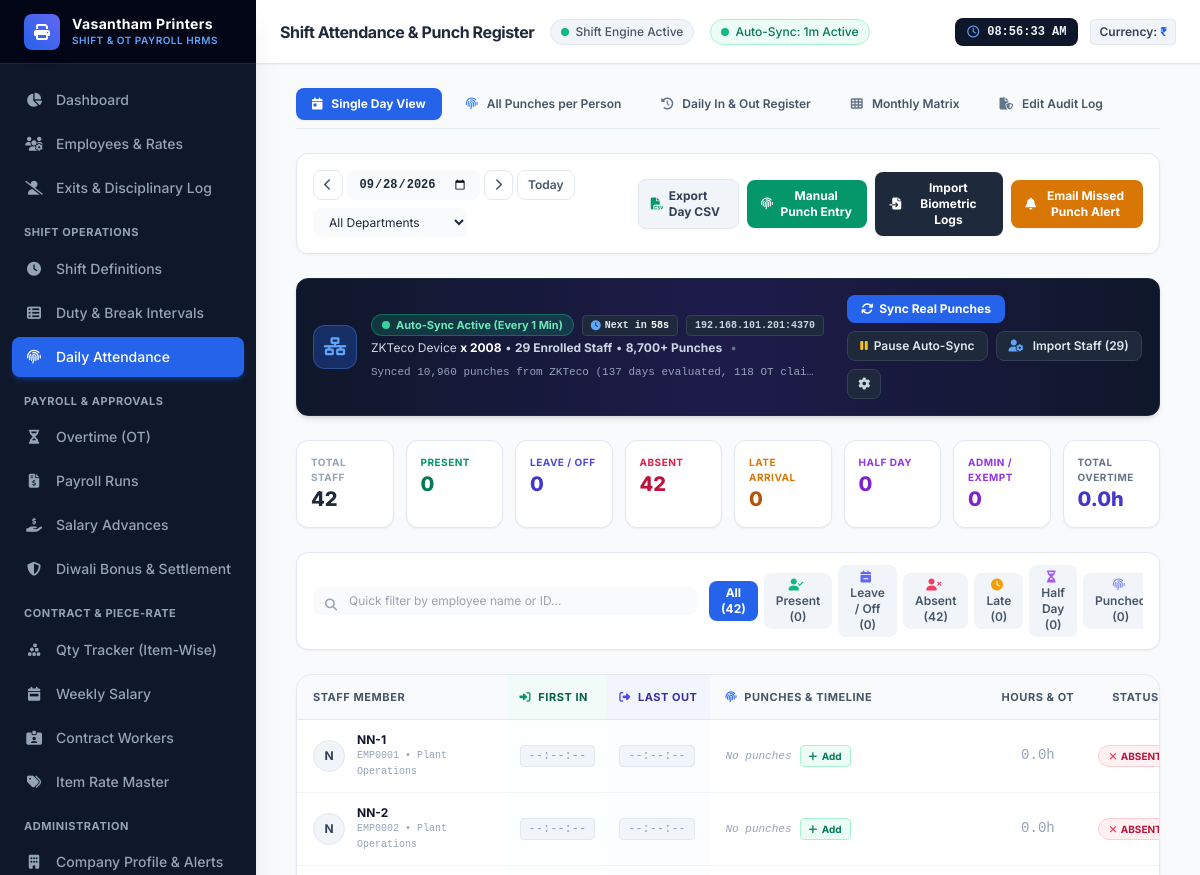
The app's page /attendance/?date=2026-09-28 (signed in, upper part), older data.
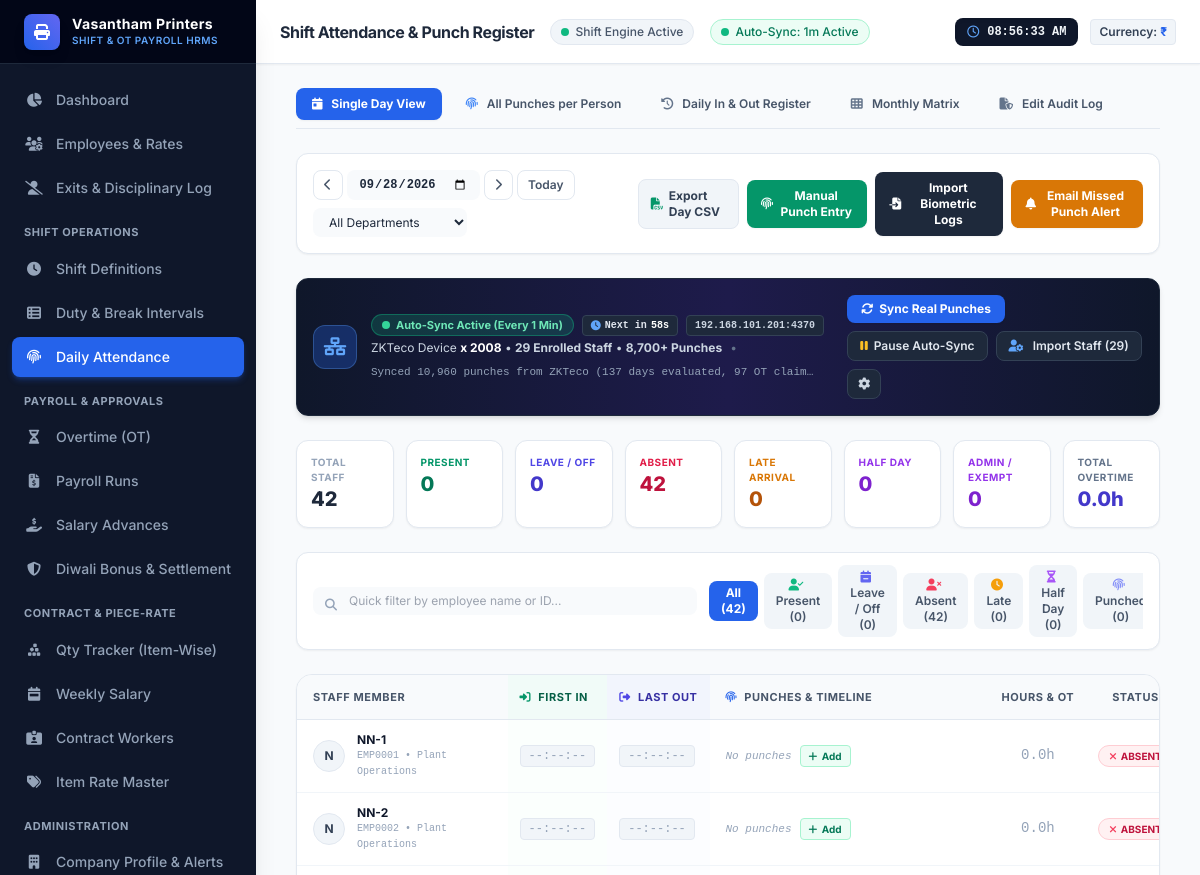
The same page, newer data.
### tables this page shows
CREATE TABLE company_settings (
        id INTEGER PRIMARY KEY AUTOINCREMENT,
        company_name TEXT NOT NULL DEFAULT 'Apex Manufacturing & Tech Solutions',
        currency_symbol TEXT NOT NULL DEFAULT '₹',
        default_ot_multiplier REAL NOT NULL DEFAULT 1.5,
        weekend_ot_multiplier REAL NOT NULL DEFAULT 2.0,
        holiday_ot_multiplier REAL NOT NULL DEFAULT 2.0,
        standard_month_days INTEGER NOT NULL DEFAULT 26,
        standard_day_hours REAL NOT NULL DEFAULT 8.0,
        updated_at TIMESTAMP DEFAULT CURRENT_TIMESTAMP
    , biometric_device_ip TEXT NOT NULL DEFAULT '192.168.101.201', biometric_device_port INTEGER NOT NULL DEFAULT 4370, biometric_auto_sync_enabled INTEGER NOT NULL DEFAULT 1, biometric_auto_sync_interval INTEGER NOT NULL DEFAULT 60, biometric_last_sync_time TEXT, biometric_last_sync_status TEXT NOT NULL DEFAULT 'IDLE', biometric_last_sync_message TEXT, biometric_auto_sync_count INTEGER NOT NULL DEFAULT 0, address TEXT NOT NULL DEFAULT '124, Press Colony, Sivakasi Road, Virudhunagar Dist, Tamil Nadu - 626123', phone TEXT NOT NULL DEFAULT '+91 94431 23456', email TEXT NOT NULL DEFAULT 'admin@vasanthamprinters.com', gstin TEXT NOT NULL DEFAULT '33AAAAA0000A1Z5', factory_license_no TEXT NOT NULL DEFAULT 'FAC/TN/VNR/2021/489', supervisor_name TEXT NOT NULL DEFAULT 'Authorized Press Supervisor', smtp_host TEXT NOT NULL DEFAULT 'smtp.gmail.com', smtp_port INTEGER NOT NULL DEFAULT 587, smtp_user TEXT NOT NULL DEFAULT '', smtp_password TEXT NOT NULL DEFAULT '', smtp_use_tls INTEGER NOT NULL DEFAULT 1, alert_recipient_email TEXT NOT NULL DEFAULT 'supervisor@vasanthamprinters.com');

### routes/attendance.py (the view, shortened to what this page needs)
@attendance_bp.route("/")
def index():
    conn = get_db_connection()
    cursor = conn.cursor()
    selected_date = request.args.get("date")
    if not selected_date:
        cursor.execute("SELECT MAX(date) as max_date FROM attendance_records")
        latest_row = cursor.fetchone()
        selected_date = latest_row["max_date"] or date.today().strftime("%Y-%m-%d")
    dept_id = request.args.get("dept")
    try:
        cur_dt = datetime.strptime(selected_date, "%Y-%m-%d").date()
    except ValueError:
        cur_dt = date.today()
        selected_date = cur_dt.strftime("%Y-%m-%d")
    prev_date = (cur_dt - timedelta(days=1)).strftime("%Y-%m-%d")
    next_date = (cur_dt + timedelta(days=1)).strftime("%Y-%m-%d")
    today_date = date.today().strftime("%Y-%m-%d")
    query = """
        SELECT
            e.id as employee_id,
            e.emp_no,
            e.first_name,
            e.last_name,
            e.designation,
            e.weekly_off_day,
            d.name as dept_name,
            e.is_admin,
            COALESCE(s_roster.name, s_def.name, 'General Shift') as shift_name,
            COALESCE(s_roster.code, s_def.code, 'GEN') as shift_code,
            COALESCE(s_roster.start_time, s_def.start_time, '09:00') as start_time,
            COALESCE(s_roster.end_time, s_def.end_time, '18:00') as end_time,
            COALESCE(s_roster.is_overnight, s_def.is_overnight, 0) as is_overnight,
            COALESCE(s_roster.color, s_def.color, '#2563eb') as shift_color,
            a.id as record_id,
            a.punch_in,
            a.punch_out,
            COALESCE(a.work_hours, 0.0) as work_hours,
            COALESCE(a.late_mins, 0) as late_mins,
            COALESCE(a.early_leave_mins, 0) as early_leave_mins,
            CASE
                WHEN a.status IS NOT NULL THEN a.status
                WHEN r.is_off_day = 1 THEN 'WEEKLY_OFF'
                WHEN strftime('%w', ?) = '0' THEN 'WEEKLY_OFF'
                ELSE 'ABSENT'
            END as status,
            COALESCE(a.shift_allowance_amount, 0.0) as shift_allowance_amount,
            COALESCE(a.gross_ot_hours, 0.0) as gross_ot_hours,
            COALESCE(a.late_deduction_mins, 0) as late_deduction_mins,
            COALESCE(a.raw_ot_hours, 0.0) as raw_ot_hours,
            COALESCE(a.has_missed_mid_punch, 0) as has_missed_mid_punch,
            COALESCE(a.mid_punch_status, 'NORMAL') as mid_punch_status,
            a.mid_punch_notes,
            a.mid_punch_approved_by,
            a.mid_punch_approved_at,
            a.notes
        FROM employees e
        JOIN departments d ON e.department_id = d.id
        LEFT JOIN roster_schedules r ON r.employee_id = e.id AND r.date = ?
        LEFT JOIN shifts s_roster ON r.shift_id = s_roster.id
        LEFT JOIN shifts s_def ON e.default_shift_id = s_def.id
        LEFT JOIN attendance_records a ON a.employee_id = e.id AND a.date = ?
        WHERE e.is_active = 1
    """
    params = [selected_date, selected_date, selected_date]
    if dept_id and dept_id.isdigit():
        query += " AND e.department_id = ?"
        params.append(int(dept_id))
    query += " ORDER BY e.emp_no ASC"
    cursor.execute(query, params)
    records = [dict(row) for row in cursor.fetchall()]
    cursor.execute("""
        SELECT id, employee_id, punch_time, punch_type, device_id
        FROM attendance_punches
        WHERE punch_time LIKE ?
        ORDER BY punch_time ASC
    """, (f"{selected_date}%",))
    punch_rows = cursor.fetchall()
    punches_by_emp = {}
    now_dt = datetime.now()
    today_date_str = now_dt.strftime("%Y-%m-%d")
    now_hm = now_dt.strftime("%H:%M")
    for r in records:
        end_hm = r.get("end_time") or "18:00"
        is_shift_ended = (selected_date < today_date_str) or (selected_date == today_date_str and now_hm >= end_hm)
        r_punches = punches_by_emp.get(r["employee_id"], [])
        r["punches"] = r_punches
        r["punch_count"] = len(r_punches)
        if r_punches:
            r["punch_in"] = r_punches[0]["full_time"]
            out_candidates = [
                p for idx, p in enumerate(r_punches)
                if (p.get("type") == "OUT") or (p.get("type") != "IN" and idx % 2 == 1)
            ]
            last_p = r_punches[-1]
            is_last_in = (last_p.get("type") == "IN") or (last_p.get("type") != "OUT" and (len(r_punches) - 1) % 2 == 0)
            if not is_last_in and out_candidates:
                r["punch_out"] = out_candidates[-1]["full_time"]
                r["is_on_duty"] = False
            elif is_last_in and out_candidates:
                r["punch_out"] = out_candidates[-1]["full_time"]
                r["is_on_duty"] = False if is_shift_ended else True
            else:
                if is_shift_ended:
                    r["punch_out"] = f"{selected_date} {end_hm}:00"
                    r["is_on_duty"] = False
                else:
                    r["punch_out"] = None
                    r["is_on_duty"] = True
        else:
            r["punch_in"] = None
            r["punch_out"] = None
            r["is_on_duty"] = False
        if r.get("is_admin"):
            if not r.get("punch_in"):
                r["status"] = "EXEMPT"
            r["has_missed_mid_punch"] = 0
            r["mid_punch_status"] = "NORMAL"
        else:
            p_in_str = r.get("punch_in")
            p_out_str = r.get("punch_out")
            punch_cnt = r.get("punch_count", 0)
            detected_missed_mid = False
    conn.commit()
    cursor.execute("""
        SELECT id, employee_id, date, gap_type, expected_time, suggested_punch_type,
               suggested_timestamp, description, status, approved_by
        FROM missing_punch_alerts
        WHERE date = ?
    """, (selected_date,))
    alerts_by_emp = {}
    for a_row in cursor.fetchall():
        eid = a_row["employee_id"]
        if eid not in alerts_by_emp:
            alerts_by_emp[eid] = []
        alerts_by_emp[eid].append(dict(a_row))
    for r in records:
        r_alerts = alerts_by_emp.get(r["employee_id"], [])
        r["missing_gaps"] = r_alerts
        r["pending_missing_gaps"] = [a for a in r_alerts if a["status"] == "PENDING"]
        r["approved_missing_gaps"] = [a for a in r_alerts if a["status"] == "APPROVED"]
    total_count = len(records)
    exempt_count = sum(1 for r in records if r.get("is_admin") or r.get("status") == "EXEMPT")
    punched_count = sum(1 for r in records if r.get("punch_count", 0) > 0 or r.get("punch_in"))
    present_count = sum(1 for r in records if r.get("status") in ("PRESENT", "LATE") or (r.get("punch_count", 0) > 0 and not r.get("is_admin")))
    late_count = sum(1 for r in records if r.get("status") == "LATE" or ((r.get("late_mins") or 0) > 0 and not r.get("is_admin")))
    half_day_count = sum(1 for r in records if r.get("status") == "HALF_DAY")
    off_count = sum(1 for r in records if r.get("status") in ("WEEKLY_OFF", "HOLIDAY", "ON_LEAVE", "LEAVE"))
    leave_count = off_count + half_day_count
    absent_count = sum(1 for r in records if r.get("status") == "ABSENT" and r.get("punch_count", 0) == 0 and not r.get("is_admin"))
    total_ot_hours = sum(r.get("raw_ot_hours", 0.0) for r in records)
    total_allowance = sum(r.get("shift_allowance_amount", 0.0) for r in records)
    pending_mid_punch_count = sum(1 for r in records if r.get("has_missed_mid_punch") and r.get("mid_punch_status") == "FLAGGED")
    pending_missing_gap_count = sum(len(r.get("pending_missing_gaps", [])) for r in records)
    stats = {
        "total_count": total_count,
        "exempt_count": exempt_count,
        "punched_count": punched_count,
        "present_count": present_count,
        "late_count": late_count,
        "half_day_count": half_day_count,
        "absent_count": absent_count,
        "off_count": off_count,
        "leave_count": leave_count,
        "total_ot_hours": total_ot_hours,
        "total_allowance": total_allowance,
        "pending_mid_punch_count": pending_mid_punch_count,
        "pending_missing_gap_count": pending_missing_gap_count
    }
    cursor.execute("SELECT * FROM departments ORDER BY name")
    departments = [dict(row) for row in cursor.fetchall()]
    cursor.execute("SELECT id, emp_no, first_name, last_name, default_shift_id FROM employees WHERE is_active = 1 ORDER BY first_name")
    active_employees = [dict(row) for row in cursor.fetchall()]
    cursor.execute("SELECT * FROM shifts WHERE is_active = 1 ORDER BY name")
    shifts = [dict(row) for row in cursor.fetchall()]
    conn.close()
    selected_status = request.args.get("status", "ALL")
    return render_template(
        "attendance/index.html",
        records=records,
        stats=stats,
        selected_date=selected_date,
        prev_date=prev_date,
        next_date=next_date,
        today_date=today_date,
        departments=departments,
        shifts=shifts,
        active_employees=active_employees,
        selected_dept=dept_id,
        selected_status=selected_status
    )

### templates/attendance/index.html (shortened to what the changed rows need)
{% extends "base.html" %}
{% block header_title %}Shift Attendance & Punch Register{% endblock %}
{% block content %}
<div class="space-y-6 w-full max-w-[1720px] mx-auto px-2 sm:px-4">
    <div class="bg-gradient-to-r from-slate-900 via-indigo-950 to-slate-900 text-white p-4 rounded-xl shadow-md border border-slate-800 flex flex-col md:flex-row items-center justify-between gap-4">
        <div class="flex items-center space-x-3.5">
            <div>
                <div class="flex flex-wrap items-center gap-2">
                    <div id="autoSyncStatusPill" class="inline-flex items-center space-x-1.5 px-2.5 py-0.5 rounded-full text-[11px] font-bold {% if auto_sync_status.enabled %}bg-emerald-500/20 text-emerald-300 border border-emerald-500/40{% else %}bg-amber-500/20 text-amber-300 border border-amber-500/40{% endif %}">
                        <span id="autoSyncDot" class="w-2 h-2 rounded-full {% if auto_sync_status.enabled %}bg-emerald-400 animate-pulse{% else %}bg-amber-400{% endif %}"></span>
                        <span id="autoSyncTitleText">{% if auto_sync_status.enabled %}Auto-Sync Active (Every 1 Min){% else %}Auto-Sync Paused{% endif %}</span>
                    </div>
                    <span id="autoSyncCountdownBadge" class="inline-flex items-center px-2 py-0.5 rounded text-[10px] font-mono font-bold bg-slate-800 text-slate-200 border border-slate-700">
                        <i class="fas fa-clock mr-1 text-blue-400"></i> Next in <strong id="autoSyncSeconds" class="text-white ml-1">{{ auto_sync_status.next_sync_in_seconds }}s</strong>
                    </span>
                    <span class="px-2 py-0.5 rounded text-[10px] font-mono font-bold bg-slate-800 text-slate-300 border border-slate-700">
                        {{ auto_sync_status.device_ip }}:{{ auto_sync_status.device_port }}
                    </span>
                </div>
                <p class="text-xs text-slate-300 mt-1 flex items-center gap-2 flex-wrap">
                    <span>ZKTeco Device <strong class="text-white">x 2008</strong> • <strong>29 Enrolled Staff</strong> • <strong>8,700+ Punches</strong></span>
                    <span class="text-slate-500">•</span>
                    <span id="autoSyncLastMessage" class="text-[11px] text-slate-400 font-mono truncate max-w-md" title="{{ auto_sync_status.last_message }}">
                        {{ auto_sync_status.last_message or 'Syncs real biometric punches automatically every 60 seconds' }}
                    </span>
                </p>
            </div>
        </div>
    </div>
    <div class="bg-white rounded-2xl border border-slate-200 shadow-sm overflow-hidden">
        <div class="overflow-x-auto">
            <table class="w-full text-left text-xs border-collapse" id="dailyAttendanceTable">
                <thead class="sticky top-0 z-20 bg-slate-50 border-b border-slate-200 shadow-2xs">
                    <tr class="text-slate-600 font-bold uppercase tracking-wider text-[11px]">
                        <th class="py-3.5 px-4">Staff Member</th>
                        <th class="py-3.5 px-3 text-emerald-800 bg-emerald-50/50 whitespace-nowrap">
                            <i class="fas fa-sign-in-alt mr-1 text-emerald-600"></i> First IN
                        </th>
                        <th class="py-3.5 px-3 text-indigo-800 bg-indigo-50/50 whitespace-nowrap">
                            <i class="fas fa-sign-out-alt mr-1 text-indigo-600"></i> Last OUT
                        </th>
                        <th class="py-3.5 px-4 min-w-[280px]">
                            <i class="fas fa-fingerprint mr-1 text-blue-600"></i> Punches & Timeline
                        </th>
                        <th class="py-3.5 px-3 text-center whitespace-nowrap">Hours & OT</th>
                        <th class="py-3.5 px-3 text-center whitespace-nowrap">Status</th>
                    </tr>
                </thead>
            </table>
        </div>
    </div>
</div>
{% endblock %}

### templates/base.html (shortened to what the changed rows need)
<!DOCTYPE html>
<html lang="en">
<head>
    <script src="https://cdn.tailwindcss.com"></script>
    <link rel="stylesheet" href="https://cdnjs.cloudflare.com/ajax/libs/font-awesome/6.5.1/css/all.min.css">
    <link rel="stylesheet" href="{{ url_for('static', filename='css/custom.css') }}">
</head>
<body class="bg-slate-100 text-slate-800 flex h-screen overflow-hidden antialiased">
    <aside class="w-64 bg-slate-900 text-slate-300 flex flex-col justify-between flex-shrink-0 z-20 shadow-xl select-none">
        <div class="overflow-y-auto">
            <div class="h-16 px-6 bg-slate-950 flex items-center justify-between border-b border-slate-800">
                <div class="flex items-center space-x-3">
                    <div>
                        <h1 class="text-sm font-bold tracking-wide text-white leading-tight">{{ company_info.company_name }}</h1>
                        <p class="text-[10px] text-blue-400 uppercase font-semibold tracking-wider">Shift & OT Payroll HRMS</p>
                    </div>
                </div>
            </div>
        </div>
    </aside>
    <div class="flex-1 flex flex-col min-w-0 overflow-hidden main-content">
        <header class="h-16 bg-white border-b border-slate-200 flex items-center justify-between px-6 z-10 select-none shadow-sm flex-shrink-0">
            <div class="flex items-center space-x-4">
                <h2 class="text-base font-bold text-slate-800 tracking-tight">
                    {% block header_title %}Overview{% endblock %}
                </h2>
            </div>
            <div class="flex items-center space-x-3">
                <span class="hidden md:inline-block px-2 py-1 text-xs font-semibold bg-slate-100 text-slate-700 rounded border border-slate-200">
                    Currency: <span class="font-bold text-blue-600">{{ company_info.currency_symbol }}</span>
                </span>
            </div>
        </header>
        <main class="flex-1 overflow-y-auto p-6 bg-slate-50">
            {% block content %}{% endblock %}
        </main>
    </div>
</body>
</html>

Row changes from the older to the newer data that the page shows:
changed company_settings "Vasantham Printers": biometric_last_sync_message "Synced 10,960 punches from ZKTeco (137 days evaluated, 118 OT clai…" → "Synced 10,960 punches from ZKTeco (137 days evaluated, 97 OT claim…"
